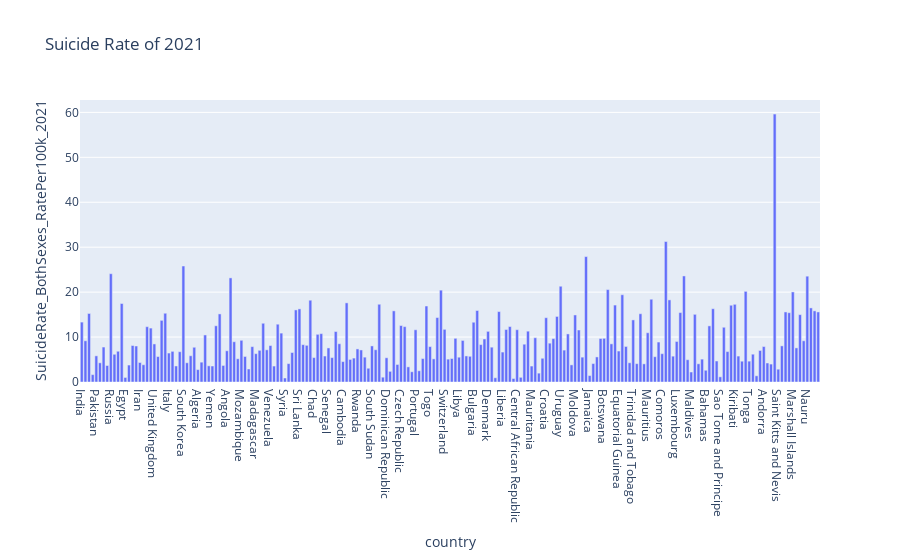
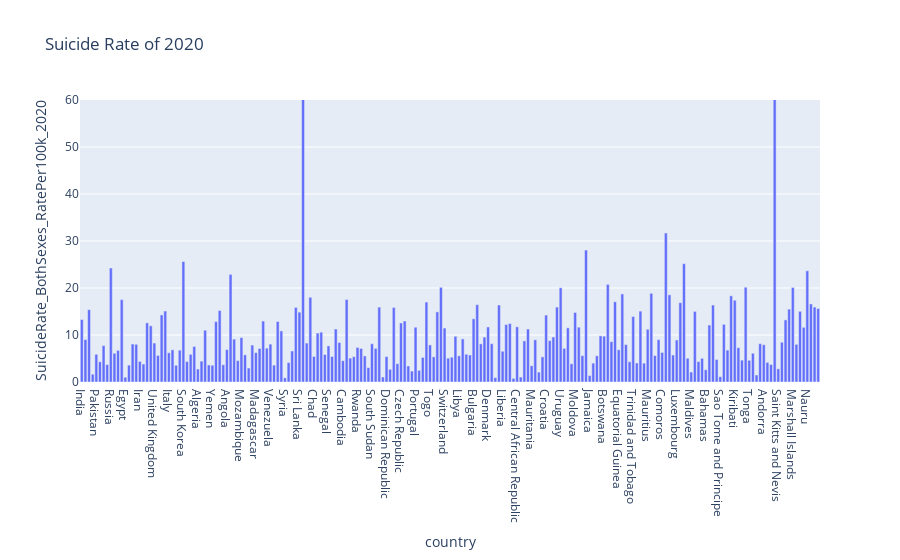
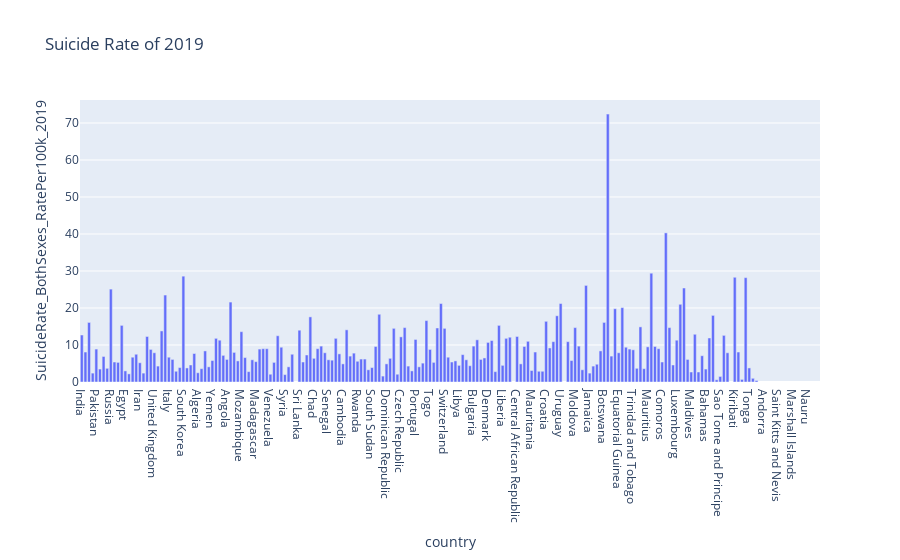

The notebook cell these images were saved under, in order:
### Code cell
both_df = df[['SuicideRate_BothSexes_RatePer100k_2021', 
               'SuicideRate_BothSexes_RatePer100k_2020', 
               'SuicideRate_BothSexes_RatePer100k_2019']]

for columns in both_df.columns:
    year = columns.split('_')[-1]
    fig = px.bar(
        df,
        x=df['country'],
        y=columns,
        title=f'Suicide Rate of {year}',
    )
    
    # Increase y-axis scale for 2020
    if year == '2020':
        fig.update_yaxes(range=[0, 60])  # Adjust the range as needed

    fig.show()

### Figure 1 — Plotly figure (JSON) as saved in the notebook; plotly's stock layout.template omitted (floating-point values rounded to 4 significant figures; data arrays with more than 128 entries replaced by an {"elided": "..."} marker saying what was removed)
{"data": [{"alignmentgroup": "True", "hovertemplate": "country=%{x}<br>SuicideRate_BothSexes_RatePer100k_2021=%{y}<extra></extra>", "legendgroup": "", "marker": {"color": "#636efa", "pattern": {"shape": ""}}, "name": "", "offsetgroup": "", "orientation": "v", "showlegend": false, "textposition": "auto", "type": "bar", "x": {"elided": "204 str values"}, "xaxis": "x", "y": {"elided": "204 float values"}, "yaxis": "y"}], "layout": {"barmode": "relative", "legend": {"tracegroupgap": 0}, "title": {"text": "Suicide Rate of 2021"}, "xaxis": {"anchor": "y", "domain": [0, 1], "title": {"text": "country"}}, "yaxis": {"anchor": "x", "domain": [0, 1], "title": {"text": "SuicideRate_BothSexes_RatePer100k_2021"}}}}

### Figure 2 — Plotly figure (JSON) as saved in the notebook; plotly's stock layout.template omitted (floating-point values rounded to 4 significant figures; data arrays with more than 128 entries replaced by an {"elided": "..."} marker saying what was removed)
{"data": [{"alignmentgroup": "True", "hovertemplate": "country=%{x}<br>SuicideRate_BothSexes_RatePer100k_2020=%{y}<extra></extra>", "legendgroup": "", "marker": {"color": "#636efa", "pattern": {"shape": ""}}, "name": "", "offsetgroup": "", "orientation": "v", "showlegend": false, "textposition": "auto", "type": "bar", "x": {"elided": "204 str values"}, "xaxis": "x", "y": {"elided": "204 float values"}, "yaxis": "y"}], "layout": {"barmode": "relative", "legend": {"tracegroupgap": 0}, "title": {"text": "Suicide Rate of 2020"}, "xaxis": {"anchor": "y", "domain": [0, 1], "title": {"text": "country"}}, "yaxis": {"anchor": "x", "domain": [0, 1], "range": [0, 60], "title": {"text": "SuicideRate_BothSexes_RatePer100k_2020"}}}}

### Figure 3 — Plotly figure (JSON) as saved in the notebook; plotly's stock layout.template omitted (floating-point values rounded to 4 significant figures; data arrays with more than 128 entries replaced by an {"elided": "..."} marker saying what was removed)
{"data": [{"alignmentgroup": "True", "hovertemplate": "country=%{x}<br>SuicideRate_BothSexes_RatePer100k_2019=%{y}<extra></extra>", "legendgroup": "", "marker": {"color": "#636efa", "pattern": {"shape": ""}}, "name": "", "offsetgroup": "", "orientation": "v", "showlegend": false, "textposition": "auto", "type": "bar", "x": {"elided": "204 str values"}, "xaxis": "x", "y": {"elided": "204 float values"}, "yaxis": "y"}], "layout": {"barmode": "relative", "legend": {"tracegroupgap": 0}, "title": {"text": "Suicide Rate of 2019"}, "xaxis": {"anchor": "y", "domain": [0, 1], "title": {"text": "country"}}, "yaxis": {"anchor": "x", "domain": [0, 1], "title": {"text": "SuicideRate_BothSexes_RatePer100k_2019"}}}}
